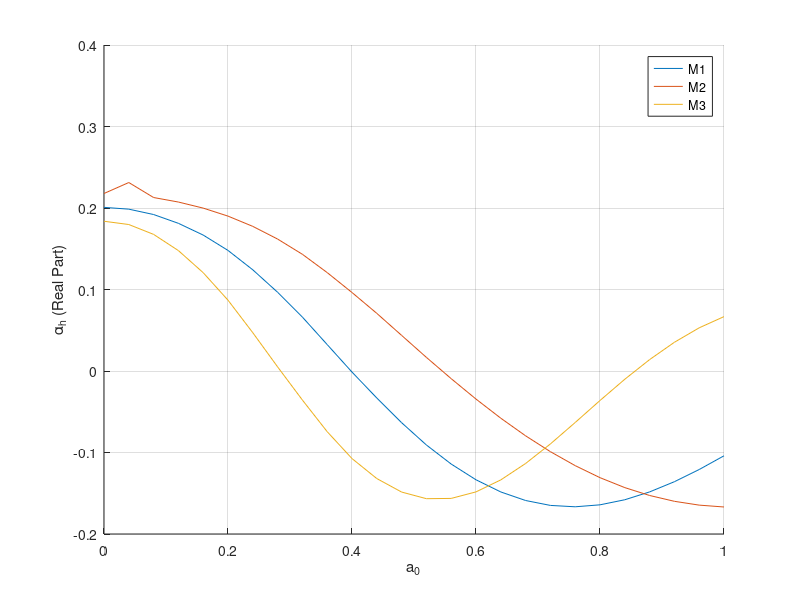
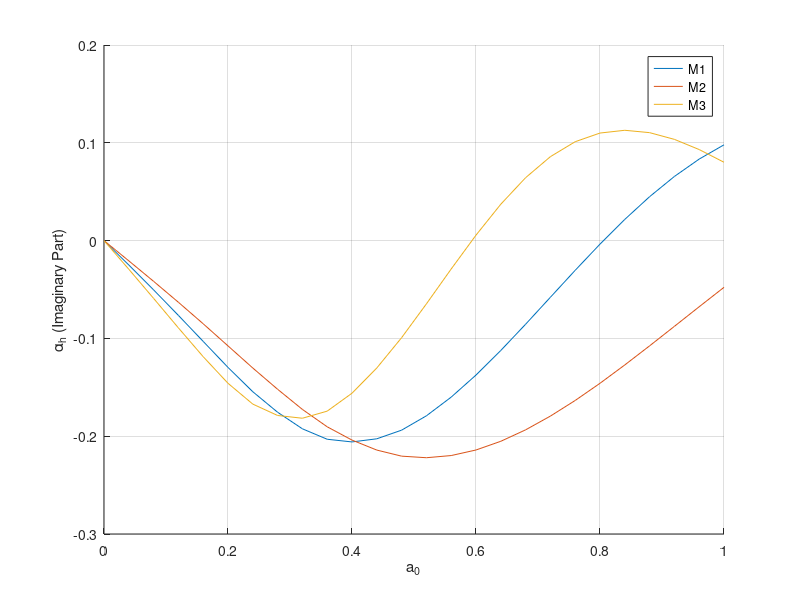

MATLAB code to generate these figures, in order:
clear
%% load data
load('PiledispH.mat')     
%disp2 %(angle(degree) length,           material,    spacing ratio, nfrequency)
%index  1  2  3  4  5  %1  2  3  4  5    %1  2   3     %1 2 3 4 5 10    %(1,26)
%range %0 30 45 60 90  %10 20 30 40 50   [M1 M2 M3]    [S 2 3 4 5 10]   0:0.04:1
load('SinglePdispH.mat')
%disp0 %[length,           Material,    Nfrequency]
%index   %1  2  3  4  5    %1  2   3      %(1,26)
%range   %10 20 30 40 50   [M1 M2 M3]     0:0.04:1

%% Spacing Ratio
% for n=4
theta=1;
 n=5;
for M=1:3 %material
Lp=3;
%over dynamic load
Ds1(1,:)=disp0(Lp,M,:);
Dss1=disp0(Lp,M,1); %static one at top of single pile
%over static load
% D1(1,:)=disp0(3,1,1);

if n==1 %for single pile (benchmark)
    IFR=real(Ds1)./real(Ds1(1));
%     IFI=imag(Ds1)./imag(Ds1);
    IFI=imag(Ds1)./real(Ds1(1));
else   %others
    Ds2(1,:)=disp2(theta,Lp,M,n-1,:);
Ds2R=real(Ds2);
Ds2I=imag(Ds2);
D1sR=real(Ds1);
D1sI=imag(Ds1);

IFR=Ds2R./D1sR(1);
% IFI=Ds2I./D1sI; 
IFI=Ds2I./D1sR(1); 
end

x=0:0.04:1;
%%
figure(1)
hold on
plot(x,IFR)
grid on
xlabel('a_0')
ylabel('\alpha_h (Real Part)')
% legend('Single Pile','s/d=2','s/d=3','s/d=4','s/d=5','s/d=10')
% legend('\theta=0\circ','\theta=30\circ','\theta=45\circ','\theta=60\circ','\theta=90\circ')
legend('M1','M2','M3')
% legend('Lp/d=10','Lp/d=20','Lp/d=30','Lp/d=40','Lp/d=50')
% %  xlim([0 0.5])
xlim([0 1])
% ylim([-0.4 1.4])

figure(2)
hold on
plot(x,IFI)
grid on
xlabel('a_0')
ylabel('\alpha_h (Imaginary Part)')
% legend('Single Pile','s/d=2','s/d=3','s/d=4','s/d=5','s/d=10')
% legend('\theta=0\circ','\theta=30\circ','\theta=45\circ','\theta=60\circ','\theta=90\circ')
legend('M1','M2','M3')%'s/d=3','s/d=4',
% legend('Lp/d=10','Lp/d=20','Lp/d=30','Lp/d=40','Lp/d=50')
% ylim([-0.6 0.3])
xlim([0 1])
% end

%% Material
end
